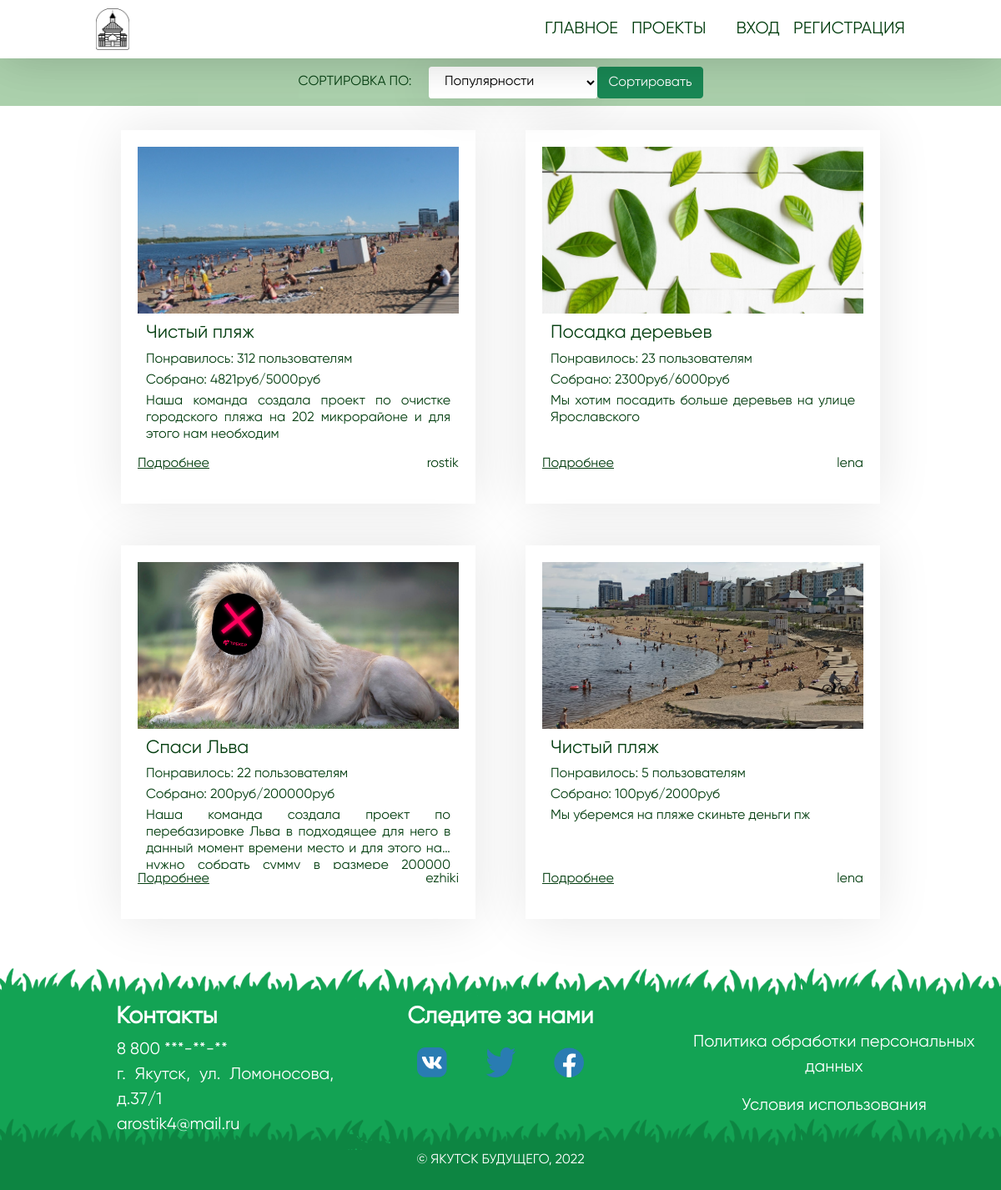
The app's page /projects.php with its own data.
### tables this page shows
CREATE TABLE `projects` (
  `id` int(100) NOT NULL,
  `creator` varchar(100) NOT NULL,
  `phone` varchar(80) NOT NULL,
  `email` varchar(80) NOT NULL,
  `name` varchar(80) NOT NULL,
  `img` varchar(100) NOT NULL,
  `kr_text` varchar(500) NOT NULL,
  `poln_text` varchar(4000) NOT NULL,
  `time` varchar(10) NOT NULL,
  `need_sum` bigint(10) NOT NULL,
  `have_sum` bigint(10) DEFAULT NULL,
  `vol_yes_no` varchar(10) NOT NULL,
  `max_vol` varchar(10) NOT NULL,
  `vol_text` varchar(200) NOT NULL,
  `likes` int(100) NOT NULL
);

CREATE TABLE `user` (
  `id` int(100) NOT NULL,
  `login` varchar(100) NOT NULL,
  `phone` varchar(100) NOT NULL,
  `password` varchar(100) NOT NULL,
  `img` varchar(200) NOT NULL,
  `email` varchar(100) NOT NULL,
  `name` varchar(100) NOT NULL,
  `surname` varchar(100) NOT NULL
);

### projects.php (the view, shortened to what this page needs)
<!DOCTYPE html>
<html>
<head>
	<link rel="stylesheet" type="text/css" href="css/style.css">
	<link rel="stylesheet" type="text/css" href="css/style_projects.css">
	<link href="https://cdn.jsdelivr.net/npm/bootstrap@5.1.3/dist/css/bootstrap.min.css" rel="stylesheet">
</head>
<body class="for_body proj">
<?php $con = mysqli_connect('127.0.0.1', 'root', '', 'resp');?>
   <div class="m_wrapper">
   	  <header class="m_header mx-auto">
   	  	<div class="m_container">
   	  		<div class="header__body">
		  		<a href="" class="header__logo">
		  			<img src="img/logo.png">
		  		</a>
		  		<nav class="header__menu">
		  			<ul class="header__list">
		  				<li>
		  					<a href="index.php" class="header__link">Главное</a>
		  				</li>
		  				<li>
		  					<a href="" class="header__link">Проекты</a>
		  				</li>
		  				<?php if ($_SESSION['id']==null) {?>
		  				<li style="margin-left: 3vw">
		  					<a href="signIn.php" class="header__link">Вход</a>
		  				</li>
		  				<li>
		  					<a href="reg.php" class="header__link"> Регистрация</a>
		  				</li>
		  				<?php } ?>
		  			</ul>
		  		</nav>
		  	</div>
   	  	</div>
   	  </header>
   	  <div class="m_content ">
	   	 <div class="sort">
	   	  	<div class="m_container">
	   	  		<div class="col-12 d-flex">
		   	  		<form action="HEAD/HEAD_sort.php" method="POST" class="col-6 navig mx-auto">
			   	  		<label class="sort">Сортировка по: </label>
			   	  		<select name="sort" class="col-5">
			   	  		<?php
			   	  		if ($_GET["sort"]!= 'new') {?>
			   	  			<option value="popular" selected>Популярности</option>
			   	  		<?php }
			   	  		else{ ?>
			   	  			<option value="new" selected>Добавлению</option>
							<option value="popular">Популярности</option>
						<?php } ?>
						</select>
						<button href="" class="btn btn-success">Сортировать</button>
					</form>
	   	  		</div>
	   	  	</div>
	   	 </div>
   	  	<div class="m_container">
   	  	<?php
   	  		if ($_GET["sort"]!= 'new') {
	   	  		$query = mysqli_query($con, "SELECT * FROM projects ORDER BY likes DESC");
	   			$tabl = mysqli_query($con, "SELECT * FROM projects ORDER BY likes DESC");
	   	  	}
	   	  	else{
	   	  		$query = mysqli_query($con, "SELECT * FROM projects ORDER BY id DESC");
	   			$tabl = mysqli_query($con, "SELECT * FROM projects ORDER BY id DESC");
	   	  	}
   	  	?>
   	  	 	<?php for ($i=0; $i < round($tabl->num_rows/2); $i++) { ?>
   	  		<div class="two-block_row">
   	  			<?php
   	  			for ($j=0; $j < 2; $j++) {
   	  				if ((($i+1)*2<=$tabl->num_rows && $j==0) || (($i+1)*2<=$tabl->num_rows && $j==1) || (($i+1)*2>$tabl->num_rows && $j==0)) {
				        $stroka= $query->fetch_assoc();
				        $query2 = mysqli_query($con, "SELECT * FROM user WHERE id=".$stroka['creator']);
			        $stroka2= $query2->fetch_assoc();
			      ?>
   	  			<div class="column1 col-6">
   	  				<div class="column2">
   	  					<div class="image text-center">
	   	  					<img src="<?php echo $stroka["img"] ?>">
	   	  				</div>
	   	  				<div class="col_sod">
	   	  					<h6><span><?php echo $stroka["name"] ?></span></h6>
	   	  					<p>Понравилось: <span><?php echo $stroka["likes"] ?></span> пользователям</p>
		   	  				<p>Собрано: <span><?php echo $stroka["have_sum"] ?>руб</span>/<span><?php echo $stroka["need_sum"] ?>руб</span></p>
		   	  				<p><span><span><?php echo $stroka["kr_text"] ?></span></span></p>
		   	  			</div>
		   	  			<div class="v_strok">
		   	  				<a href="info_project.php?id=<?php echo $stroka["id"]; ?>">Подробнее</a>
		   	  				<p><span><?php echo $stroka2["login"] ?></span></p>
		   	  			</div>
   	  				</div>
   	  			</div>
   	  			<?php } }?>
   	  		</div>
   	  		<?php } ?>
   	  	</div>
   	  </div>
	   <div class="m_footer">
	  	<div class="d-flex foot_first">
		  	<div class="foot_column c2">
		  		<h6 style="margin: 0">Контакты</h6>
		  		<div class="contact">
			  		<p>8 800 ***-**-**</p>
			  		<p>г. Якутск, ул. Ломоносова, д.37/1 </p>
			  		<p>arostik4@mail.ru</p>
		  		</div>
		  	</div>
		  	<div class="foot_column c3">
		  		<h6>Следите за нами</h6>
		  		<div class="d-flex col-6 mx-auto" style="justify-content: space-between; padding-top: 1vw">
		          <img src="img/vk.png" class="mrv-4" style="height: 3vw; width: 3vw">
		          <img src="img/tw.png" class="mlv-4 mrv-4" style="height: 3vw; width: 3vw">
		          <img src="img/fb.png" class="mlv-4 " style="height: 3vw; width: 3vw">
		        </div>
		  	</div>
		  	<div class="foot_column c1">
		  		<p>Политика обработки персональных данных</p>
		  		<p>Условия использования</p>
		  	</div>
	  	</div>
	  	<div class="foot_second text-center">
	  		<p>© Якутск будущего, 2022</p>
	  	</div>
	  </div>
   </div>
</body>
</html>

### css/style.css (style rules this page uses)
body { height: 100%; }
.for_body { color: #053f11; font-family: osnova; }
*,*:before,*:after { padding: 0; margin: 0; border: 0; box-sizing: border-box; }
.m_container { max-width: 1000px; margin: 0px auto; padding: 0px 15px 0px 15px }
.m_header { position: fixed; width: 100%; top: 0; left: 0; z-index: 50; background-color: white; box-shadow: 0 0 5vw rgba(0,0,0,0.1); }
.m_header:before { content: ''; position: absolute; top: 0; left: 0; width: 100%; height: 100%; z-index: 2; background-color: white; box-shadow: 0 0 5vw rgba(0,0,0,0.1); }
.header__body { position: relative; display: flex; justify-content: space-between; height: 70px; align-items: center; }
.header__logo { overflow: hidden; position: relative; z-index: 3; }
.header__logo img { height: 50px; display: block; }
.header__list { display: flex; position: relative; z-index: 3; }
.header__list li { list-style: none; margin: 15px 0px 0px 16px; }
.header__link { text-transform: uppercase; font-size: 20px; text-decoration: none; color: #053f11; }
.m_footer { margin-top: 25px; width: 100%; height: 35vh; background-image: url(../img/FOOTER.png); background-size: 80% 100%; color: white; }
.foot_first { height: 29vh; padding-top: 7vh; }
.foot_column { flex: 0 1 33.33%; text-align: center; font-size: 2.5vh; }
.foot_column h6 { font-size: 3.5vh; font-weight: bolder; }
.foot_column.c1 { padding-top: 4vh; }
.contact { text-align: justify; padding-left: 35%; margin-top: 1vh; }
.contact p { margin: 0; }
.foot_second { height: 6vh; font-size: 2vh; text-transform: uppercase; }
.m_content { padding: 70px 0px 0px 0px; }

### css/style_projects.css (style rules this page uses)
.two-block_row { display: flex; text-align: justify; margin-top: 3%; }
.column1 { padding: 0px 30px 20px 30px; }
.column2 { padding: 20px 20px 20px 20px; background-color: white; box-shadow: 0 0 5vw rgba(0,0,0,0.1); }
.image { width: 100%; height: 200px; }
.image img { min-width: 100%; min-height: 100%; max-height: 100%; object-fit: cover; }
.col_sod { padding: 0px 10px 5px 10px; overflow: hidden; display: -webkit-box; -webkit-line-clamp: 6; -webkit-box-orient: vertical; line-height: 20px; height: 21vh; }
.v_strok { justify-content: space-between; display: flex; }
.v_strok a { color: #053f11; }
.col_sod p { margin: 5px 0px 5px 0px; }
.col_sod h6 { font-size: 22px; margin-top: 10px; }
.navig { display: flex; justify-content: space-between; text-transform: uppercase; padding: 1% 0px 1% 0px; position: relative; }
.navig select { background-color: white; box-shadow: 0 0 5vw rgba(0,0,0,0.1); border-radius: 0.3vw; padding-left: 3%; padding-right: 3%; }
.navig label { margin-top: 0.5vw; }
.sort { width: 100%; background: #ABD0AC; }

### records on screen
projects: img (picture), name "Чистый пляж", likes "312", have_sum "4821", need_sum "5000", kr_text "Наша команда создала проект по очистке городского пляжа на 202 микрорайоне и для этого нам необходим", user.login "rostik"
projects: img (picture), name "Посадка деревьев", likes "23", have_sum "2300", need_sum "6000", kr_text "Мы хотим посадить больше деревьев на улице Ярославского", user.login "lena"
projects: img (picture), name "Спаси Льва", likes "22", have_sum "200", need_sum "200000", kr_text "Наша команда создала проект по перебазировке Льва в подходящее для него в данный момент времени место и для этого…", user.login "ezhiki"
projects: img (picture), name "Чистый пляж", likes "5", have_sum "100", need_sum "2000", kr_text "Мы уберемся на пляже скиньте деньги пж", user.login "lena"
